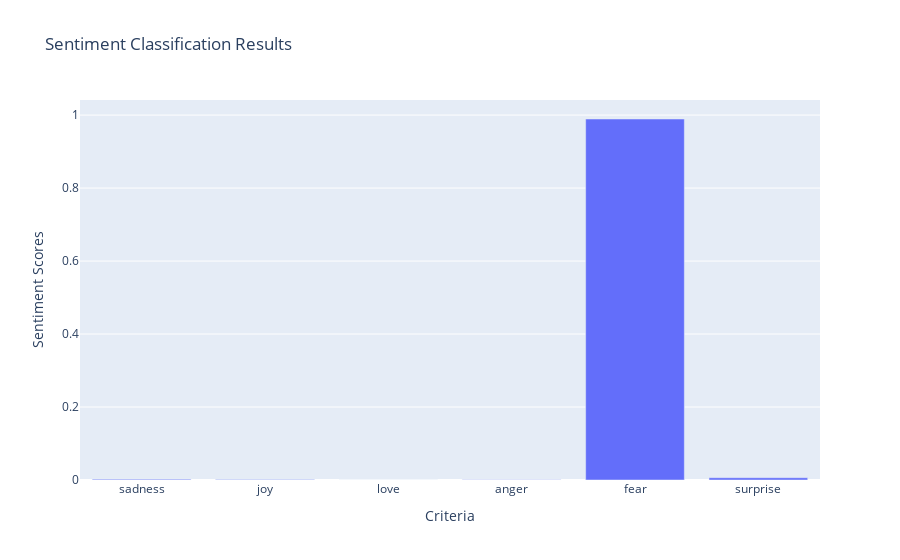

Write notebook code for a chart like this one.
### Code cell
fig = make_subplots(rows=1, cols=1)

fig.add_trace(go.Bar(x = emotion,
                        y = score,
                        name = f"Dream {1}"))

fig.update_layout(
                    title="Sentiment Classification Results",
                    xaxis_title="Criteria",
                    yaxis_title="Sentiment Scores",
                    legend_title="Dreams"
                    # font=dict(
                    #     family="Courier New, monospace",
                    #     size=18,
                    #     color="RebeccaPurple"
                    # )
                )

### Figure 1 — Plotly figure (JSON) as saved in the notebook; plotly's stock layout.template omitted (floating-point values rounded to 4 significant figures)
{"data": [{"name": "Dream 1", "type": "bar", "x": ["sadness", "joy", "love", "anger", "fear", "surprise"], "y": [0.002124, 0.0013, 0.000221, 0.0009291, 0.9893, 0.006168]}], "layout": {"legend": {"title": {"text": "Dreams"}}, "title": {"text": "Sentiment Classification Results"}, "xaxis": {"anchor": "y", "domain": [0, 1], "title": {"text": "Criteria"}}, "yaxis": {"anchor": "x", "domain": [0, 1], "title": {"text": "Sentiment Scores"}}}}
